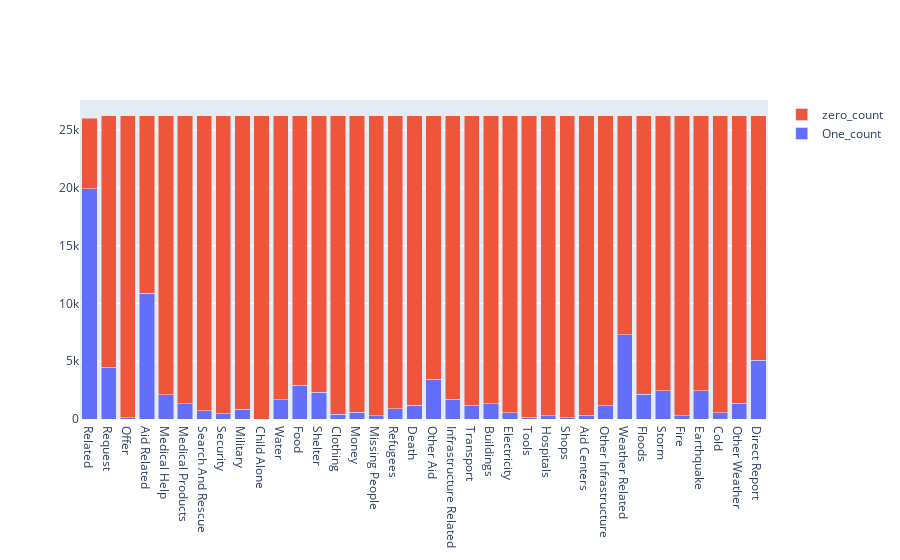

The cell this chart's notebook holds for it:
### Code cell
fig = go.Figure(data=[
    go.Bar(name='One_count', x=counts_df['category'].apply(lambda x: x.replace('_', " ").title()), y=counts_df['one_count']),
    go.Bar(name='zero_count', x=counts_df['category'].apply(lambda x: x.replace('_', " ").title()), y=counts_df['zero_count'])
])
# Change the bar mode
fig.update_layout(barmode='stack')
fig.show()

### Figure 1 — Plotly figure (JSON) as saved in the notebook; plotly's stock layout.template omitted (floating-point values rounded to 4 significant figures)
{"data": [{"name": "One_count", "type": "bar", "x": ["Related", "Request", "Offer", "Aid Related", "Medical Help", "Medical Products", "Search And Rescue", "Security", "Military", "Child Alone", "Water", "Food", "Shelter", "Clothing", "Money", "Missing People", "Refugees", "Death", "Other Aid", "Infrastructure Related", "Transport", "Buildings", "Electricity", "Tools", "Hospitals", "Shops", "Aid Centers", "Other Infrastructure", "Weather Related", "Floods", "Storm", "Fire", "Earthquake", "Cold", "Other Weather", "Direct Report"], "y": [19906, 4474, 118, 10860, 2084, 1313, 724, 471, 860, 0, 1672, 2923, 2314, 405, 604, 298, 875, 1194, 3446, 1705, 1201, 1333, 532, 159, 283, 120, 309, 1151, 7297, 2155, 2443, 282, 2455, 530, 1376, 5075]}, {"name": "zero_count", "type": "bar", "x": ["Related", "Request", "Offer", "Aid Related", "Medical Help", "Medical Products", "Search And Rescue", "Security", "Military", "Child Alone", "Water", "Food", "Shelter", "Clothing", "Money", "Missing People", "Refugees", "Death", "Other Aid", "Infrastructure Related", "Transport", "Buildings", "Electricity", "Tools", "Hospitals", "Shops", "Aid Centers", "Other Infrastructure", "Weather Related", "Floods", "Storm", "Fire", "Earthquake", "Cold", "Other Weather", "Direct Report"], "y": [6122, 21742, 26098, 15356, 24132, 24903, 25492, 25745, 25356, 26216, 24544, 23293, 23902, 25811, 25612, 25918, 25341, 25022, 22770, 24511, 25015, 24883, 25684, 26057, 25933, 26096, 25907, 25065, 18919, 24061, 23773, 25934, 23761, 25686, 24840, 21141]}], "layout": {"barmode": "stack"}}
